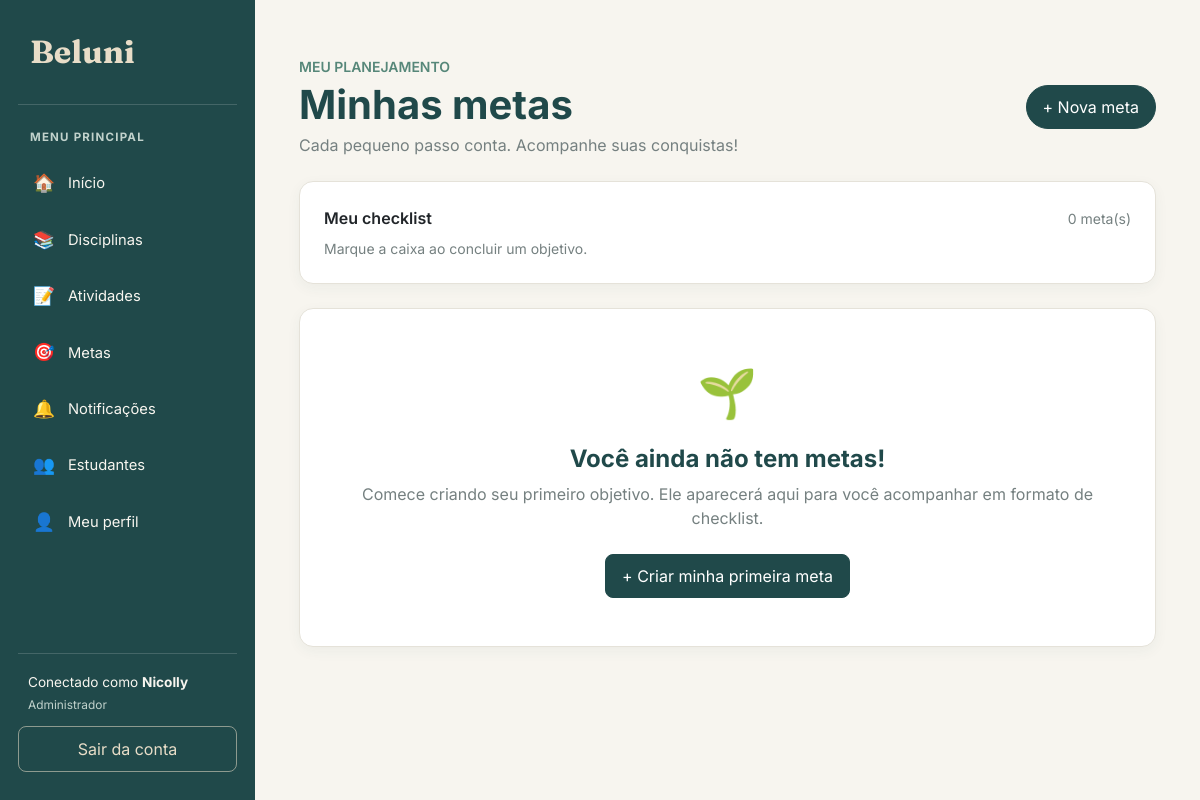
Page /metas/ (signed in) on the earlier database version.
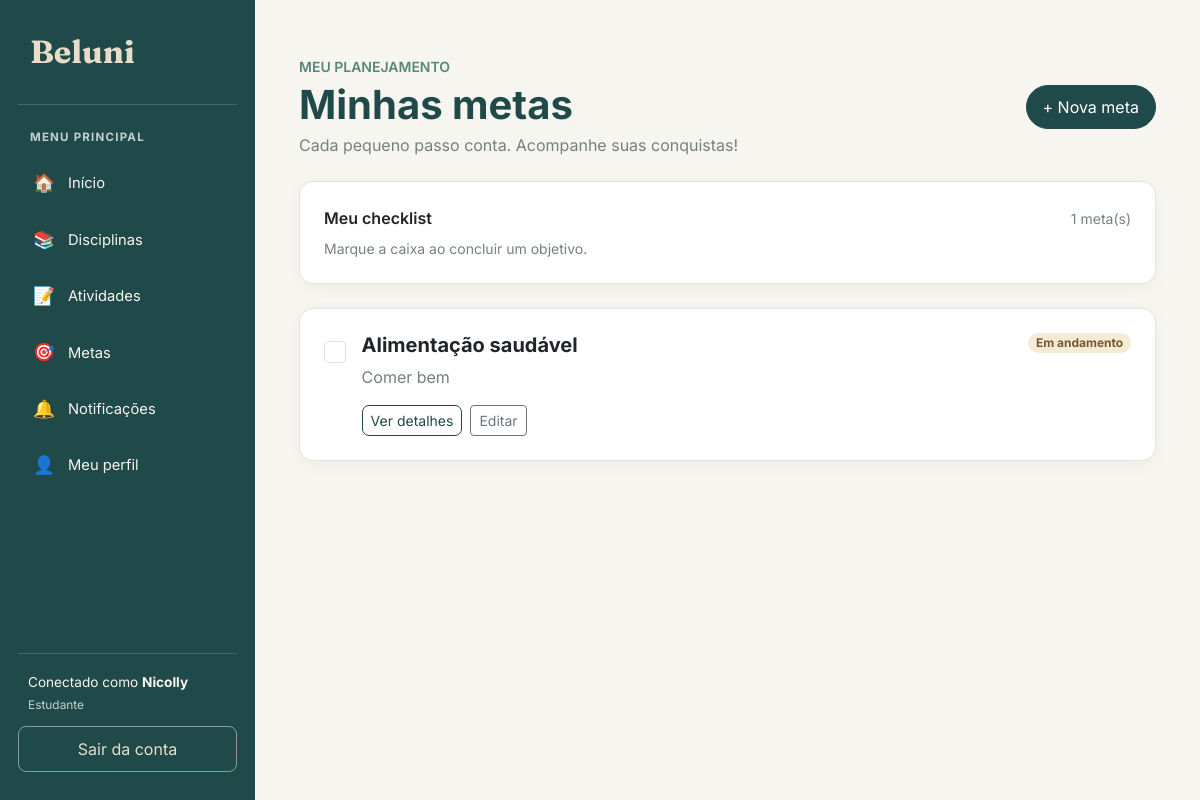
Same page on the later database version.
### meta/models.py (models this page shows, shortened)
class Meta(models.Model):
    titulo = models.CharField(max_length=100)
    detalhamento = models.CharField(max_length=255)
    data = models.DateField()
    estudante = models.ForeignKey(
        Estudante,
        on_delete=models.CASCADE,
        related_name="metas"
    )
    concluida = models.BooleanField(default=False)

### meta/views.py (the view)
# urls.py: path('', views.listar_metas, name='listar_metas'),
@login_required
@permission_required('meta.view_meta')
def listar_metas(request):
    estudante = obter_estudante(request.user)
    metas = metas_do_estudante(estudante).order_by('data')
    return render(
        request,
        'meta/listar.html',
        {'metas': metas}
    )

### meta/views.py (called while the page is built)
def obter_estudante(usuario):
    return get_object_or_404(
        Estudante,
        pk=usuario.pk
    )

def metas_do_estudante(estudante):
    return Meta.objects.filter(
        estudante=estudante
    )

### meta/templates/meta/listar.html (shortened to what the changed rows need)
{% extends 'base.html' %}
{% block conteudo %}
<div class="container py-4">
    <div class="d-flex flex-wrap justify-content-between align-items-center gap-3 mb-4">
        <div>
            <h1 class="fw-bold mb-1" style="color: #20494A;">
                Minhas metas
            </h1>
        </div>
    </div>
    <div class="card mb-4">
        <div class="card-body p-4">
            <div class="d-flex justify-content-between align-items-center mb-2">
                <span class="fw-semibold">Meu checklist</span>
                <span class="text-secondary small">
                    {{ metas|length }} meta(s)
                </span>
            </div>
        </div>
    </div>
    {% for meta in metas %}
        <div class="card mb-3 {% if meta.concluida %}meta-concluida{% endif %}">
            <div class="card-body p-3 p-md-4">
                <div class="d-flex align-items-start gap-3">
                    <form method="post"
                          action="{% url 'alternar_meta' meta.id %}"
                          class="pt-1">
                        <input
                            type="checkbox"
                            class="form-check-input meta-checkbox"
                            aria-label="Concluir {{ meta.titulo }}"
                            onchange="this.form.submit()">
                    </form>
                    <div class="flex-grow-1">
                        <div class="d-flex flex-wrap justify-content-between align-items-start gap-2">
                            <h5 class="fw-bold mb-2 meta-titulo">
                                {{ meta.titulo }}
                            </h5>
                            {% if meta.concluida %}
                                <span class="badge rounded-pill text-bg-success">
                                    Concluída
                                </span>
                            {% else %}
                                <span class="badge rounded-pill"
                                      style="background-color: #F5EBD5; color: #725B2E;">
                                    Em andamento
                                </span>
                            {% endif %}
                        </div>
                        <p class="text-secondary mb-3 meta-descricao">
                            {{ meta.detalhamento }}
                        </p>
                        <div class="d-flex flex-wrap gap-2">
                            <a href="{% url 'detalhar_meta' meta.id %}"
                               class="btn btn-sm btn-outline-primary">
                                Ver detalhes
                            </a>
                            <a href="{% url 'editar_meta' meta.id %}"
                               class="btn btn-sm btn-outline-secondary">
                                Editar
                            </a>
                        </div>
                    </div>
                </div>
            </div>
        </div>
    {% empty %}
        <div class="card">
            <div class="card-body text-center py-5 px-4">
                <div style="font-size: 3rem;">🌱</div>
                <h4 class="fw-bold mt-3" style="color: #20494A;">
                    Você ainda não tem metas!
                </h4>
                <p class="text-secondary mb-4">
                    Comece criando seu primeiro objetivo.
                    Ele aparecerá aqui para você acompanhar em formato de checklist.
                </p>
                <a href="{% url 'criar_meta' %}" class="btn btn-primary">
                    + Criar minha primeira meta
                </a>
            </div>
        </div>
    {% endfor %}
</div>
{% endblock %}

### templates/base.html (shortened to what this page needs)
{% load static %}
<!DOCTYPE html>
<html lang="pt-br">
<head>
    <link
        href="https://cdn.jsdelivr.net/npm/bootstrap@5.3.3/dist/css/bootstrap.min.css"
        rel="stylesheet"
    >
</head>
<body>
    <aside class="sidebar" id="sidebar">
        <a class="sidebar-brand" href="{% url 'inicio' %}">
            Beluni
        </a>
        <div class="sidebar-label">Menu principal</div>
        <ul class="sidebar-nav">
            <li>
                <a class="menu-link" href="{% url 'inicio' %}">
                    <span class="menu-icone">🏠</span>
                    Início
                </a>
            </li>
            <li>
                <a class="menu-link" href="{% url 'listar_disciplinas' %}">
                    <span class="menu-icone">📚</span>
                    Disciplinas
                </a>
            </li>
            <li>
                <a class="menu-link" href="{% url 'listar_atividades' %}">
                    <span class="menu-icone">📝</span>
                    Atividades
                </a>
            </li>
            <li>
                <a class="menu-link" href="{% url 'listar_metas' %}">
                    <span class="menu-icone">🎯</span>
                    Metas
                </a>
            </li>
            <li>
                <a class="menu-link" href="{% url 'notificacao:listar_notificacoes' %}">
                    <span class="menu-icone">🔔</span>
                    Notificações
                </a>
            </li>
            {% if perms.estudante.view_estudante %}
            <li>
                <a class="menu-link" href="{% url 'listar_estudantes' %}">
                    <span class="menu-icone">👥</span>
                    Estudantes
                </a>
            </li>
            {% endif %}
            <li>
                <a class="menu-link" href="{% url 'meu_perfil' %}">
                    <span class="menu-icone">👤</span>
                    Meu perfil
                </a>
            </li>
        </ul>
        <div class="sidebar-rodape">
            {% if request.user.is_authenticated %}
            <div class="usuario-info">
                Conectado como
                <strong>{{ request.user.first_name|default:request.user.username }}</strong>
                {% if request.user.is_superuser %}
                    <small>Administrador</small>
                {% elif perms.estudante.view_estudante %}
                    <small>Administrador</small>
                {% else %}
                    <small>Estudante</small>
                {% endif %}
            </div>
            <a class="btn-sair" href="{% url 'logout_estudante' %}">
                Sair da conta
            </a>
            {% endif %}
        </div>
    </aside>
    <main class="main-content">
        <div class="conteudo">
            {% block conteudo %}
            {% endblock %}
        </div>
    </main>
</body>
</html>

Differences in the rows shown:
added Meta: titulo "Alimentação saudável", shows "Em andamento", detalhamento "Comer bem"
Other differences:
{{ metas|length }}: "0" → "1"
text no longer shown: "👥 Estudantes Administrador 🌱 Você ainda não tem metas! Comece criando seu primeiro objetivo. Ele aparecerá aqui para você acompanhar em formato de checklist. + Criar minha primeira meta"
text now shown: "Estudante"
